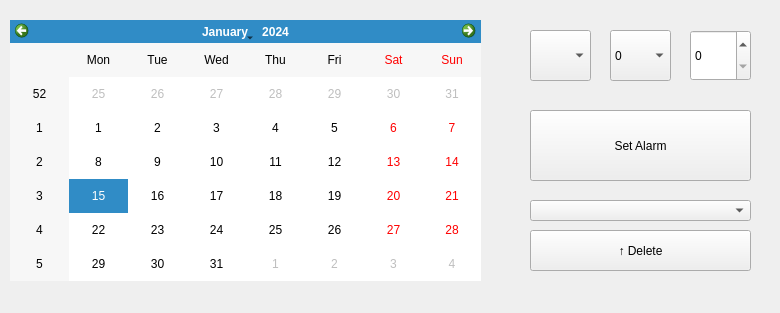
<?xml version="1.0" encoding="UTF-8"?>
<ui version="4.0">
 <class>Alarm</class>
 <widget class="QWidget" name="Alarm">
  <property name="geometry">
   <rect>
    <x>0</x>
    <y>0</y>
    <width>780</width>
    <height>313</height>
   </rect>
  </property>
  <property name="windowTitle">
   <string>Form</string>
  </property>
  <widget class="QCalendarWidget" name="calendarWidget">
   <property name="geometry">
    <rect>
     <x>10</x>
     <y>20</y>
     <width>471</width>
     <height>261</height>
    </rect>
   </property>
  </widget>
  <widget class="QPushButton" name="pushButton">
   <property name="geometry">
    <rect>
     <x>530</x>
     <y>110</y>
     <width>221</width>
     <height>71</height>
    </rect>
   </property>
   <property name="text">
    <string>Set Alarm</string>
   </property>
  </widget>
  <widget class="QComboBox" name="comboBox">
   <property name="geometry">
    <rect>
     <x>530</x>
     <y>30</y>
     <width>61</width>
     <height>51</height>
    </rect>
   </property>
   <item>
    <property name="text">
     <string> </string>
    </property>
   </item>
   <item>
    <property name="text">
     <string>AM</string>
    </property>
   </item>
   <item>
    <property name="text">
     <string>PM</string>
    </property>
   </item>
  </widget>
  <widget class="QComboBox" name="comboBox_2">
   <property name="geometry">
    <rect>
     <x>610</x>
     <y>30</y>
     <width>61</width>
     <height>51</height>
    </rect>
   </property>
   <item>
    <property name="text">
     <string>0</string>
    </property>
   </item>
   <item>
    <property name="text">
     <string>1</string>
    </property>
   </item>
   <item>
    <property name="text">
     <string>2</string>
    </property>
   </item>
   <item>
    <property name="text">
     <string>3</string>
    </property>
   </item>
   <item>
    <property name="text">
     <string>4</string>
    </property>
   </item>
   <item>
    <property name="text">
     <string>5</string>
    </property>
   </item>
   <item>
    <property name="text">
     <string>6</string>
    </property>
   </item>
   <item>
    <property name="text">
     <string>7</string>
    </property>
   </item>
   <item>
    <property name="text">
     <string>8</string>
    </property>
   </item>
   <item>
    <property name="text">
     <string>9</string>
    </property>
   </item>
   <item>
    <property name="text">
     <string>10</string>
    </property>
   </item>
   <item>
    <property name="text">
     <string>11</string>
    </property>
   </item>
  </widget>
  <widget class="QSpinBox" name="spinBox">
   <property name="geometry">
    <rect>
     <x>690</x>
     <y>30</y>
     <width>61</width>
     <height>51</height>
    </rect>
   </property>
  </widget>
  <widget class="QComboBox" name="comboBox_3">
   <property name="geometry">
    <rect>
     <x>530</x>
     <y>200</y>
     <width>221</width>
     <height>21</height>
    </rect>
   </property>
  </widget>
  <widget class="QPushButton" name="pushButton_2">
   <property name="geometry">
    <rect>
     <x>530</x>
     <y>230</y>
     <width>221</width>
     <height>41</height>
    </rect>
   </property>
   <property name="text">
    <string>↑ Delete</string>
   </property>
  </widget>
 </widget>
 <resources/>
 <connections/>
</ui>
